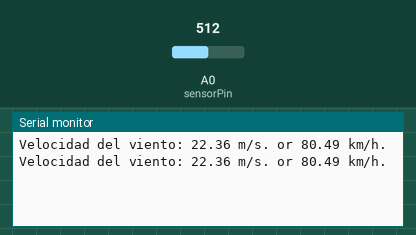
Recording of a sketch running on a simulated Arduino Uno, built with avr-gcc and run on an emulated ATmega328P. Shown: the last lines printed to the serial monitor. The test bench sets the inputs (shaded band); at power-on: A0 (sensorPin) = 512.

Above: at 1.8 s.
1.9 s: A0 (sensorPin) set to 716
At 2.8 s:
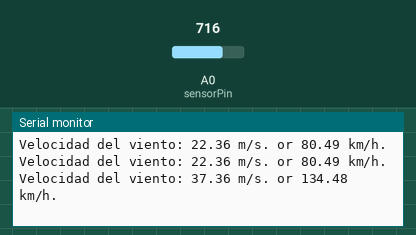
3.4 s: A0 (sensorPin) set to 900
At 4.4 s:
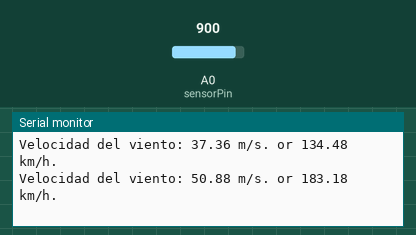
Timing chart, 0 to 6.4 s (numbered marks = the images above; inputs shaded):
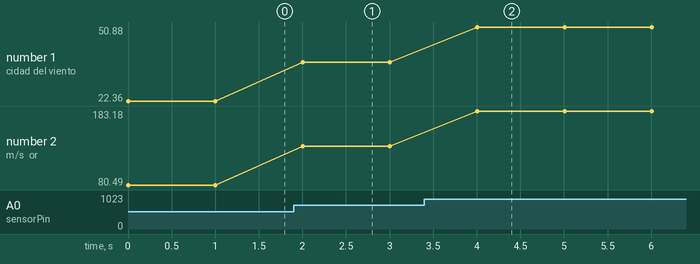

Measured:
- after the input at 1.9 s, the serial monitor: prints a new line after 0.10 s (image 1)
- after the input at 3.4 s, the serial monitor: prints a new line after 0.61 s (image 2)
- plotted number 1: 22.36 → 37.36 after the input at 1.9 s, 37.36 → 50.88 after the input at 3.4 s
- plotted number 2: 80.49 → 134.48 after the input at 1.9 s, 134.48 → 183.18 after the input at 3.4 s

The sketch:

WindSpeed.ino
```cpp
/*

Wind Speed Sensor

This code takes the output from anemometer (SKU 00200-791) and converts it into a wind speed.

*/

//Setup Variables

const int sensorPin = A0; //Defines the pin that the anemometer output is connected to
int sensorValue = 0; //Variable stores the value direct from the analog pin
float sensorVoltage = 0; //Variable that stores the voltage (in Volts) from the anemometer being sent to the analog pin
float windSpeed = 0; // Wind speed in meters per second (m/s)
float windSpeed2= 0; // Wind speed in kilometer per hour (km/h)

float voltageConversionConstant = .004882814; //This constant maps the value provided from the analog read function, which ranges from 0 to 1023, to actual voltage, which ranges from 0V to 5V
int sensorDelay = 1000; //Delay between sensor readings, measured in milliseconds (ms)

//Anemometer Technical Variables
//The following variables correspond to the anemometer.

float voltageMin = 1.0150; // Mininum output voltage from anemometer in V.
float windSpeedMin = 0; // Wind speed in meters/sec corresponding to minimum voltage
float voltageMax = 5; // Maximum output voltage from anemometer in V.
float windSpeedMax = 60; // Wind speed in meters/sec corresponding to maximum voltage

void setup()
{
  Serial.begin(9600);  //Start the serial connection
}


void loop()
{
sensorValue = analogRead(sensorPin); //Get a value between 0 and 1023 from the analog pin connected to the anemometer
sensorVoltage = sensorValue * voltageConversionConstant; //Convert sensor value to actual voltage

//Convert voltage value to wind speed using range of max and min voltages and wind speed for the anemometer
if (sensorVoltage <= voltageMin){
 windSpeed = 0; //Check if voltage is below minimum value. If so, set wind speed to zero.
}else {
  windSpeed = (sensorVoltage - voltageMin)*windSpeedMax/(voltageMax - voltageMin); //For voltages above minimum value, use the linear relationship to calculate wind speed.
  windSpeed2 = windSpeed*3.6;
}
 //Print voltage and windspeed to serial
  Serial.print("Velocidad del viento: ");
  Serial.print(windSpeed);
  Serial.print(" m/s. or ");
  Serial.print(windSpeed2);
  Serial.println(" km/h.");

 delay(sensorDelay);
}
```
